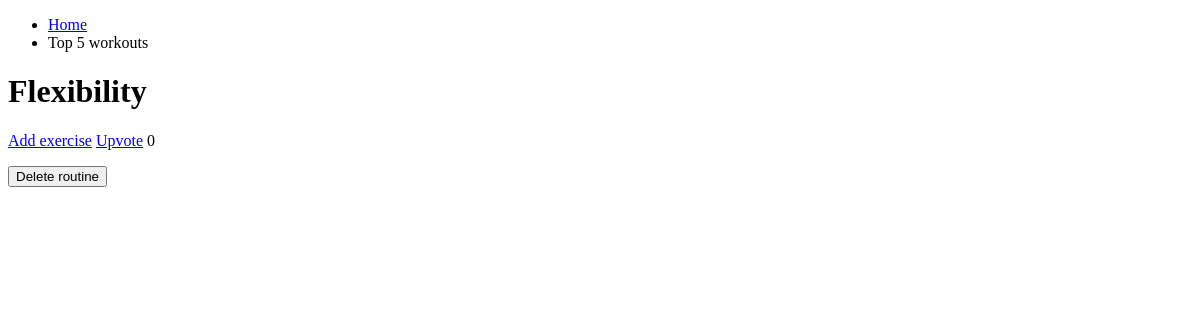
/workouts/4/, run on an earlier commit of the app's database.
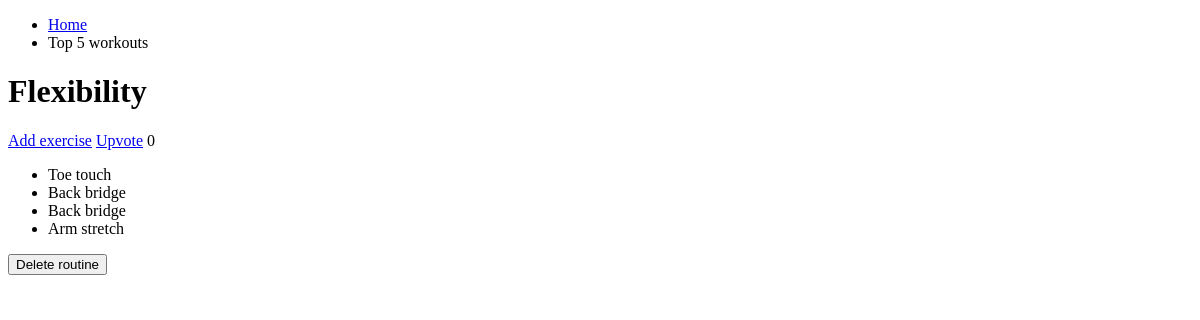
And on a later commit of the database.
### workouts/models.py (models this page shows, shortened)
class Exercise(models.Model):
  routine = models.ForeignKey(Routine, on_delete=models.CASCADE)
  exercise_text = models.CharField(max_length=200)
  pub_date = models.DateTimeField('date published')
  likes = models.IntegerField(default=0)

### workouts/views.py (the view)
# urls.py: url(r'^(?P<routine_id>[0-9]+)/$', views.detail, name='detail'),
def detail(request, routine_id):
  routine = get_object_or_404(Routine, pk=routine_id)
  if request.method == 'POST':
    print (request.content_type, request.content_params)
    routine.delete()
    return HttpResponseRedirect(reverse('workouts:index'))
  else:
    return render(request, 'workouts/detail.html', {
      'routine': routine,
    })

### workouts/templates/workouts/detail.html (shortened to what this page needs)
{% extends "./base.html" %}
{% block content %}
<h1>{{ routine.routine_text }}</h1>
<a href="{% url 'workouts:add_exercise' routine.id %}">Add exercise</a>
<a href="{% url 'workouts:like' routine.id %}">Upvote</a>
<span>{{ routine.likes }}</span>
<ul>
{% for exercise in routine.exercise_set.all %}
    <li>{{ exercise.exercise_text }}</li>
{% endfor %}
</ul>
<div>
<form method="post">
  <input type="submit" value="Delete routine"/>
</form>
</div>
{% endblock content %}

What changed in the data, as far as the page shows it:
added Exercise: exercise_text "Toe touch"
added Exercise: exercise_text "Back bridge"
added Exercise: exercise_text "Back bridge"
added Exercise: exercise_text "Arm stretch"
